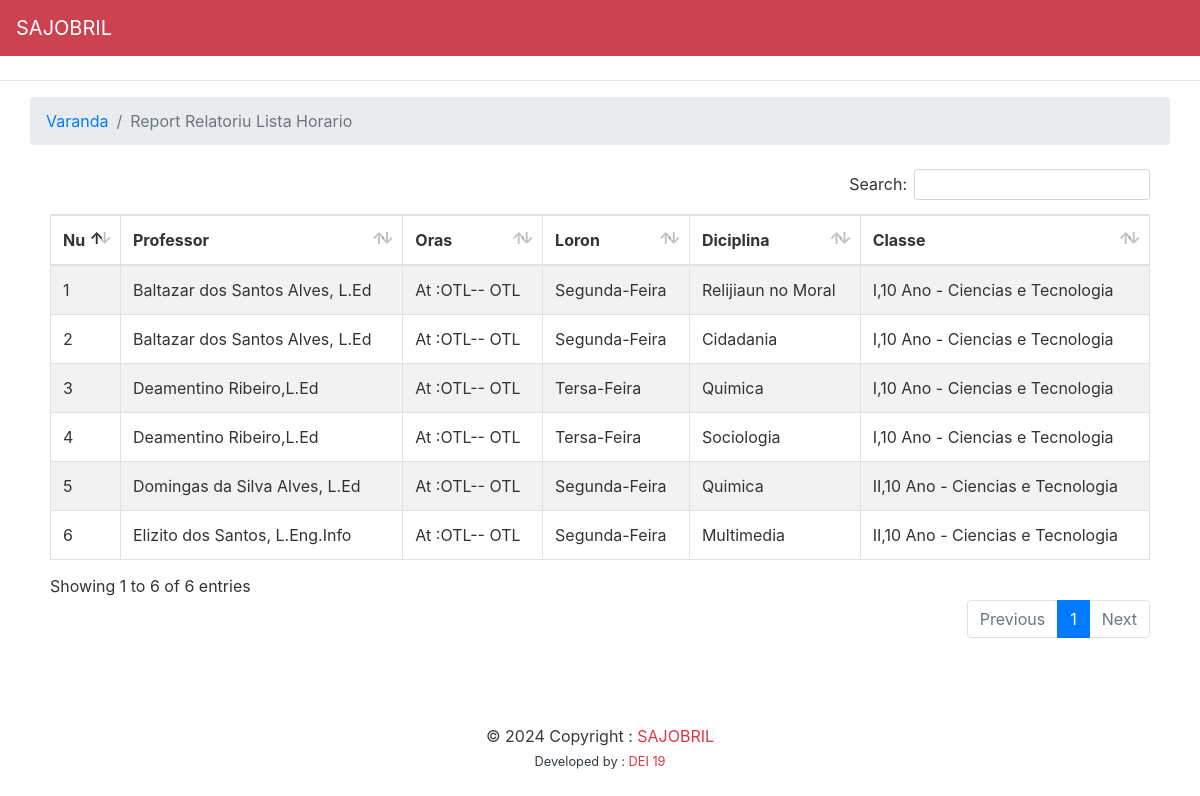
Screenshot of /visitor/public-print-horariu/ with the database file from the repository.
### horario/models.py (models this page shows, shortened)
class Horario_est(models.Model):
	Horas = models.ForeignKey(Horas, on_delete=models.CASCADE , null=True , blank=True)
	Loron = (
		('Segunda-Feira', 'Segunda-Feira'),
		('Tersa-Feira', 'Tersa-Feira'),
		('Kuarta-Feira', 'Kuarta-Feira'),
		('Kinta-Feira', 'Kinta-Feira'),
		('Sexta-Feira',  'Sexta-Feira'),
		('Sabadu',  'Sabadu'),
	)
	loron = models.CharField(max_length=20, choices=Loron, null=True)
	profesores = models.ForeignKey(Funsionariu, on_delete=models.CASCADE )
	turma = models.ForeignKey(turma, on_delete=models.CASCADE , null=True, blank=True)
	Diciplina = models.ForeignKey(diciplina, on_delete=models.CASCADE , null=True , blank=True)

### funsionariu/models.py (models this page shows)
class Funsionariu(models.Model):
	user =  models.OneToOneField(User, on_delete=models.CASCADE,null=True,related_name="userFunsionarius")
	codeP=models.CharField(max_length=10,blank=True, null=True, verbose_name="Codigu professores")
	naran = models.CharField(max_length=200, null=True)
	SEXO = (
		('Mane', 'Mane'),
		('Feto', 'Feto'),
	)
	Sexo = models.CharField(max_length=20, choices=SEXO, null=True)
	aldeia = models.ForeignKey(Aldeia, on_delete=models.CASCADE,null=True,blank=True)
	village = models.ForeignKey(Village, on_delete=models.CASCADE,null=True,related_name="VVillage")
	administrativepost = models.ForeignKey(AdministrativePost, on_delete=models.CASCADE,null=True,related_name="AAdministrativePost")
	municipality = models.ForeignKey(Municipality, on_delete=models.CASCADE,null=True,related_name="MMunicipality")
	hela_fatin = models.CharField(max_length=50, null=True, blank=True)
	data_moris = models.DateField(null=True, blank=True)
	fatin_moris = models.CharField(max_length=50, null=True, blank=True)
	departamento = models.ForeignKey(DepFun, on_delete=models.CASCADE,null=True, blank=True)
	email = models.CharField(max_length=200, null=True)
	nu_telefone = models.CharField(max_length=200, null=True)
	Estatus = (
		('Permanente', 'Permanente'),
		('Kontratadu', 'Kontratadu'),
		('Voluntario', 'Voluntario'),
	)
	estatus = models.CharField(max_length=20, choices=Estatus,null=True, blank=True)
	Nivel_Estudu = (
		('Secundario', 'Secundario'),
		('Diploma 1', 'Diploma 1'),
		('Diploma 2', 'Diploma 2'),
		('Diploma 3', 'Diploma 3'),
		('Lisensiatura', 'Lisensiatura'),
		('Masterado', 'Masterado'),
		('Doutoramento', 'Doutoramento'),
		('Finalista', 'Finalista'),
	)
	nivel_estudu = models.CharField(max_length=20, choices=Nivel_Estudu, null=True)
	area_estudu = models.CharField(max_length=50, null=True, blank=True)
	pozisaun=models.CharField(max_length=50, null=True, blank=True)
	Estadu_civil = (
		('Klosan', 'Klosan'),
		('Kazadu', 'Kazadu'),
		('Berlakiadu', 'Berlakeadu'),
		('Relijiozu', 'Relijiozu'),
	)
	estadu_civil = models.CharField(max_length=20, choices=Estadu_civil,null=True, blank=True)
	image = models.ImageField(upload_to='funsionariu', null=True,blank=True)
	user_created =  models.ForeignKey(User, on_delete=models.CASCADE,null=True)
	date_created = models.DateTimeField(auto_now_add=True, null=True)
	hashed = models.CharField(max_length=32, null=True, blank=True)
	def __str__(self):
		template = '{0.naran} '
		return template.format(self)

### Disiplina/models.py (models this page shows)
class diciplina(models.Model):
	code_dics = models.CharField(max_length=15, null=True, blank=True, verbose_name="codigo de disiplina")
	Diciplina = models.CharField(max_length=100, null=True, blank=True)
	def __str__(self):
		template = '{0.Diciplina}'
		return template.format(self)

### Turma/models.py (models this page shows)
class turma(models.Model):
	Turma = models.CharField(max_length=15)
	classe = models.ForeignKey(classe, on_delete=models.CASCADE,null=True,related_name="TurmaClass")
	def __str__(self):
		template = '{0.Turma}, {0.classe}'
		return f"{self.Turma},{self.classe} "

### Classe/models.py (models this page shows)
class classe(models.Model):
	name = models.CharField(max_length=30)
	Departamento = models.ForeignKey(departamento, on_delete=models.CASCADE,null=True,related_name="ClassDepartamento")
	def __str__(self):
		template = '{0.classe}'
		return f"{self.name} - {self.Departamento}"

### departamento/models.py (models this page shows)
class departamento(models.Model):
	nome_departamento = models.CharField(max_length=100)
	def __str__(self):
		template =  '{0.nome_departamento}'
		return template.format(self)

### publicApp/views.py (the view)
# urls.py: path('public-print-horariu/', PrintHorario, name="PrintHorario"),
def PrintHorario(request):
	objects = Horario_est.objects.all()
	context ={
		"title":f"Report Relatoriu Lista Horario","report_active":"active","objects":objects,
	}
	return render(request, "horariu/printhorariu.html",context)

### publicApp/templates/horariu/printhorariu.html (shortened to what this page needs)
{% extends 'main/layout.html' %}
{% load static %}
{% load crispy_forms_tags %}
{% block content %}
<section>
        <div class="container-fluid">
          <header>
            <ol class="breadcrumb mb-1 mt-1">
              <li class="breadcrumb-item"><a href="{% url 'home' %}">Varanda</a></li>
              <li class="breadcrumb-item active" aria-current="page">{{title}}</li>
            </ol>
          </header>
          <div class="row">
            <div class="col-lg-12">
                <div class="card-body">
                  <div class="table-responsive">
                    <table id="example"  class="table table-bordered table-striped w-100">
                      <thead>
                        <tr>
                          <th>Nu</th>
                          <th>Professor</th>
                          <th > Oras</th>
                          <th>Loron </th>
                          <th>Diciplina</th>
                          <th>Classe</th>
                        </tr>
                      </thead>
                      <tbody>
                        {% for hor in objects %}
                        <tr>
                          <td scope="row"> {{forloop.counter}} </td>
                          <td>{{hor.profesores}}</td>
                          <td> At :{{hor.oras_hahu}}OTL--{{hor.oras_remata}} OTL</td>
                          <td>{{hor.loron}}</td>
                          <td>{{hor.Diciplina}}</td>
                          <td>{{hor.turma}}</td>
                      </tr>
                        {% endfor %}
                      </tbody>
                    </table>
                  </div>
                </div>
              </div>
            </div>
          </div>
      </section>
{% endblock %}
{% block scripts %}
<link href="{% static 'main/datatables/css/searchBuilder.dataTables.min.css' %}" rel="stylesheet">
<link href="{% static 'main/datatables/css/searchBuilder.bootstrap4.min.css' %}" rel="stylesheet">
<link href="{% static 'main/datatables/css/buttons.dataTables.min.css' %}" rel="stylesheet">
{% endblock %}

### static/main/css/main.css (style rules this page uses)
body { background: #fafafa; color: #333333; margin-top: 5rem; }

### rows the page displays
Horario_est: profesores "Baltazar dos Santos Alves, L.Ed", loron "Segunda-Feira", Diciplina "Relijiaun no Moral", turma "I,10 Ano - Ciencias e Tecnologia"
Horario_est: profesores "Baltazar dos Santos Alves, L.Ed", loron "Segunda-Feira", Diciplina "Cidadania", turma "I,10 Ano - Ciencias e Tecnologia"
Horario_est: profesores "Deamentino Ribeiro,L.Ed", loron "Tersa-Feira", Diciplina "Quimica", turma "I,10 Ano - Ciencias e Tecnologia"
Horario_est: profesores "Deamentino Ribeiro,L.Ed", loron "Tersa-Feira", Diciplina "Sociologia", turma "I,10 Ano - Ciencias e Tecnologia"
Horario_est: profesores "Domingas da Silva Alves, L.Ed", loron "Segunda-Feira", Diciplina "Quimica", turma "II,10 Ano - Ciencias e Tecnologia"
Horario_est: profesores "Elizito dos Santos, L.Eng.Info", loron "Segunda-Feira", Diciplina "Multimedia", turma "II,10 Ano - Ciencias e Tecnologia"

### other values shown
{{ title }} "Report Relatoriu Lista Horario"
